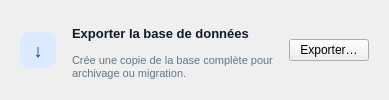
                                                            <widget class="QFrame" name="danger_card_warn">
                                                                <layout class="QHBoxLayout" name="dangerExportLayout">
                                                                    <property name="spacing">
                                                                        <number>16</number>
                                                                    </property>
                                                                    <property name="leftMargin">
                                                                        <number>20</number>
                                                                    </property>
                                                                    <property name="topMargin">
                                                                        <number>18</number>
                                                                    </property>
                                                                    <property name="rightMargin">
                                                                        <number>20</number>
                                                                    </property>
                                                                    <property name="bottomMargin">
                                                                        <number>18</number>
                                                                    </property>
                                                                    <item>
                                                                        <widget class="QLabel" name="dangerExportIcon">
                                                                            <property name="minimumSize">
                                                                                <size>
                                                                                    <width>36</width>
                                                                                    <height>36</height>
                                                                                </size>
                                                                            </property>
                                                                            <property name="maximumSize">
                                                                                <size>
                                                                                    <width>36</width>
                                                                                    <height>36</height>
                                                                                </size>
                                                                            </property>
                                                                            <property name="styleSheet">
                                                                                <string notr="true">background: #dbeafe; color: #023E8A; border-radius: 10px; font-size: 18px; font-weight: 800;</string>
                                                                            </property>
                                                                            <property name="text">
                                                                                <string>↓</string>
                                                                            </property>
                                                                            <property name="alignment">
                                                                                <set>Qt::AlignmentFlag::AlignCenter</set>
                                                                            </property>
                                                                        </widget>
                                                                    </item>
                                                                    <item>
                                                                        <layout class="QVBoxLayout" name="dangerExportText">
                                                                            <property name="spacing">
                                                                                <number>3</number>
                                                                            </property>
                                                                            <item>
                                                                                <widget class="QLabel" name="dangerExportTitle">
                                                                                    <property name="styleSheet">
                                                                                        <string notr="true">color: #0f172a; font-size: 13px; font-weight: 800;</string>
                                                                                    </property>
                                                                                    <property name="text">
                                                                                        <string>Exporter la base de données</string>
                                                                                    </property>
                                                                                </widget>
                                                                            </item>
                                                                            <item>
                                                                                <widget class="QLabel" name="dangerExportDesc">
                                                                                    <property name="styleSheet">
                                                                                        <string notr="true">color: #64748b; font-size: 11px;</string>
                                                                                    </property>
                                                                                    <property name="text">
                                                                                        <string>Crée une copie de la base complète pour archivage ou migration.</string>
                                                                                    </property>
                                                                                    <property name="wordWrap">
                                                                                        <bool>true</bool>
                                                                                    </property>
                                                                                </widget>
                                                                            </item>
                                                                        </layout>
                                                                    </item>
                                                                    <item>
                                                                        <widget class="QPushButton" name="btn_export_db">
                                                                            <property name="cursor">
                                                                                <cursorShape>PointingHandCursor</cursorShape>
                                                                            </property>
                                                                            <property name="text">
                                                                                <string>Exporter…</string>
                                                                            </property>
                                                                        </widget>
                                                                    </item>
                                                                </layout>
                                                            </widget>
